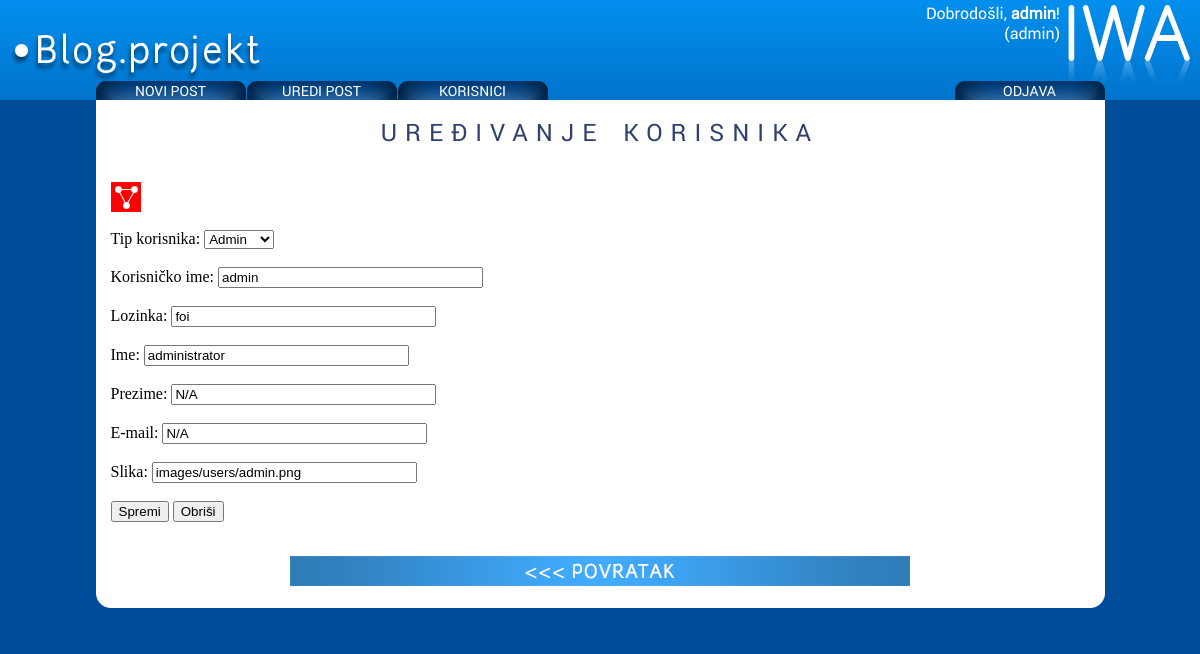
Screenshot of /edit_user.php?userid=1 (signed in) with the database file from the repository.
### tables this page shows
CREATE TABLE IF NOT EXISTS `korisnik` (
  `korisnik_id` int(10) NOT NULL AUTO_INCREMENT,
  `tip_id` int(10) NOT NULL,
  `korisnicko_ime` varchar(50) NOT NULL,
  `lozinka` varchar(32) NOT NULL,
  `ime` varchar(100) NOT NULL,
  `prezime` varchar(100) NOT NULL,
  `email` varchar(50) NOT NULL,
  `slika` varchar(200) NOT NULL,
  PRIMARY KEY (`korisnik_id`),
  KEY `korisnicko_ime` (`korisnicko_ime`)
);

### edit_user.php (the view, shortened to what this page needs)
<?php
include('connect.php');
if (isset($_SESSION['login']) && ($_SESSION['user_type'] == 0 ))
{
?>
	<html>
	<head>
	<link href="style.css" rel="stylesheet" type="text/css" />
	<?php
	include ("header.php");
	?>
	</head>
	<body>
	<div class="container">
		<h1>UREĐIVANJE KORISNIKA</h1>
		<br>
		<?php
		$user_id = $_GET["userid"];
		?>
		<?php
		$sql2 = ("SELECT * FROM korisnik WHERE korisnik_id = '$user_id'");
		$query2 = mysqli_query($connect, $sql2);
		$userdata2 = mysqli_fetch_array ($query2);
		$tip = $userdata2["tip_id"];
		$korisnicko_ime = $userdata2["korisnicko_ime"];
		$lozinka = $userdata2["lozinka"];
		$ime = $userdata2["ime"];
		$prezime = $userdata2["prezime"];
		$email = $userdata2["email"];
		$slika = $userdata2["slika"];
		?>
		<form action="update_user.php" method="post" style="padding:0; margin-left:15px">
		<img src="<?php echo $slika ?>"><br><br>
		Tip korisnika:
		<select name="tip">
			<?php switch ($tip)
						{
						case 0:
							echo
							"<option selected value='0'>Admin</option>
							<option value='1'>Autor</option>
							<option value='2'>Korisnik</option>";
							break;
						}
			?>
		</select>
		<br><br>
		Korisničko ime: <input size=30 type="text" value="<?php echo $korisnicko_ime?>" name="username"><br><br>
		Lozinka: <input size=30 type="text" value="<?php if (!empty ($lozinka)) { echo $lozinka; } else { echo "N/A"; } ?>" name="password"><br><br>
		Ime: <input size=30 type="text" value="<?php echo $ime?>" name="ime"><br><br>
		Prezime: <input size=30 type="text" value="<?php if (!empty ($prezime)) { echo $prezime; } else { echo "N/A"; } ?>" name="prezime"><br><br>
		E-mail:	<input size=30 type="text" value="<?php if (!empty ($email)) { echo $email; } else { echo "N/A"; } ?>" name="email"><br><br>
		Slika:	<input size=30 type="text" value="<?php if (!empty ($slika)) { echo $slika; } else { echo "N/A"; } ?>" name="slika"><br><br>
		<input type="submit" name="spremi" value="Spremi">
		<input type="submit" name="obrisi" value="Obriši">
		</form>
	<br>
	<a href="korisnici.php"><img src="images/povratak.png" class="center" /></a>
	</div>
	<img class="center" src="images/containerbottom.png"/>
	</body>
	</html>
<?php
}
?>

### style.css (style rules this page uses)
html { overflow-y: scroll; }
body { margin: 0px; padding: 0px; background-color:#004D99; background-repeat:repeat; }
.container { position:relative; width:1009px; padding:0px; margin-left:auto; margin-right:auto; background-color:#FFFFFF; overflow:hidden; }
h1 { font-family: "Roboto Regular"; font-size: 24px; font-weight: normal; color: #31406E; letter-spacing: 8px; word-spacing: 5px; text-align: center; }
img.center { display: block; margin-left: auto; margin-right: auto; }

### rows the page displays
korisnik: slika (picture), tip "Admin", username "admin", password "foi", ime "administrator", prezime "N/A", email "N/A", slika "images/users/admin.png"

### other values shown
$user "admin"
